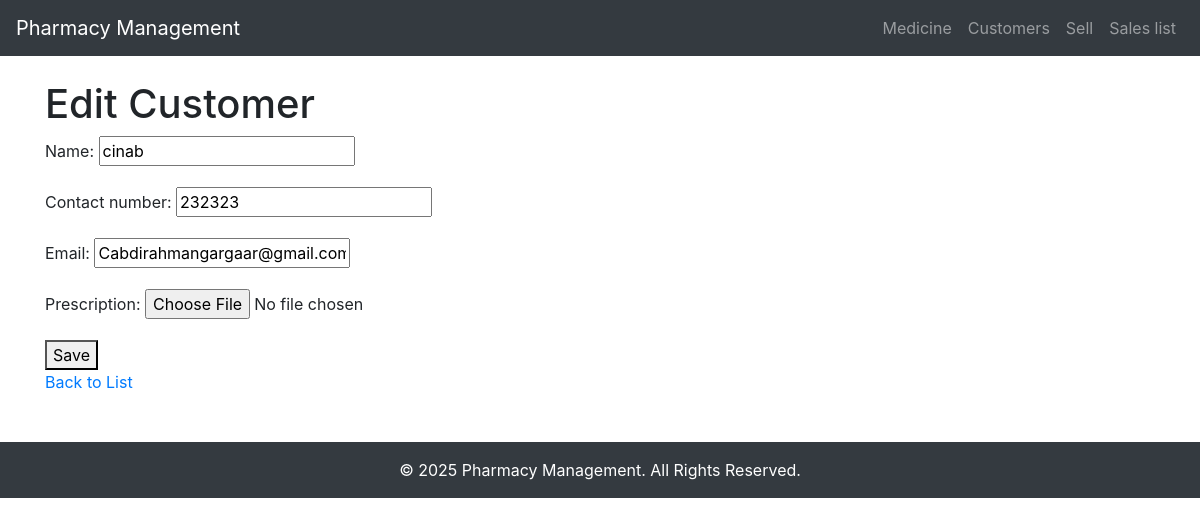
/customers/8/edit/, run on the app's committed database.
### pharmacy/models.py (models this page shows, shortened)
class Customer(models.Model):
    name = models.CharField(max_length=255)
    contact_number = models.CharField(max_length=15)
    email = models.EmailField(blank=True, null=True)
    prescription = models.ImageField(upload_to='prescriptions/', null=True, blank=True)

### pharmacy/views.py (the view)
# urls.py: path('customers/<int:pk>/edit/', CustomerUpdateView.as_view(), name='customer-update'),
class CustomerUpdateView(UpdateView):
    model = Customer
    form_class = CustomerForm
    template_name = 'pharmacy/customers/customer_form.html'
    success_url = reverse_lazy('customer-list')

### pharmacy/forms.py
class CustomerForm(forms.ModelForm):
    class Meta:
        model = Customer
        fields = '__all__'

### pharmacy/templates/pharmacy/customers/customer_form.html (shortened to what this page needs)
{% extends 'pharmacy/base.html' %}
{% block content %}
<h1>{% if object %}Edit Customer{% else %}Add New Customer{% endif %}</h1>
<form method="POST">
    {{ form.as_p }}
    <button type="submit">Save</button>
</form>
<a href="{% url 'customer-list' %}">Back to List</a>
{% endblock %}

### data on the page
Customer: name "cinab", contact_number "232323", email "Cabdirahmangargaar@gmail.com"
